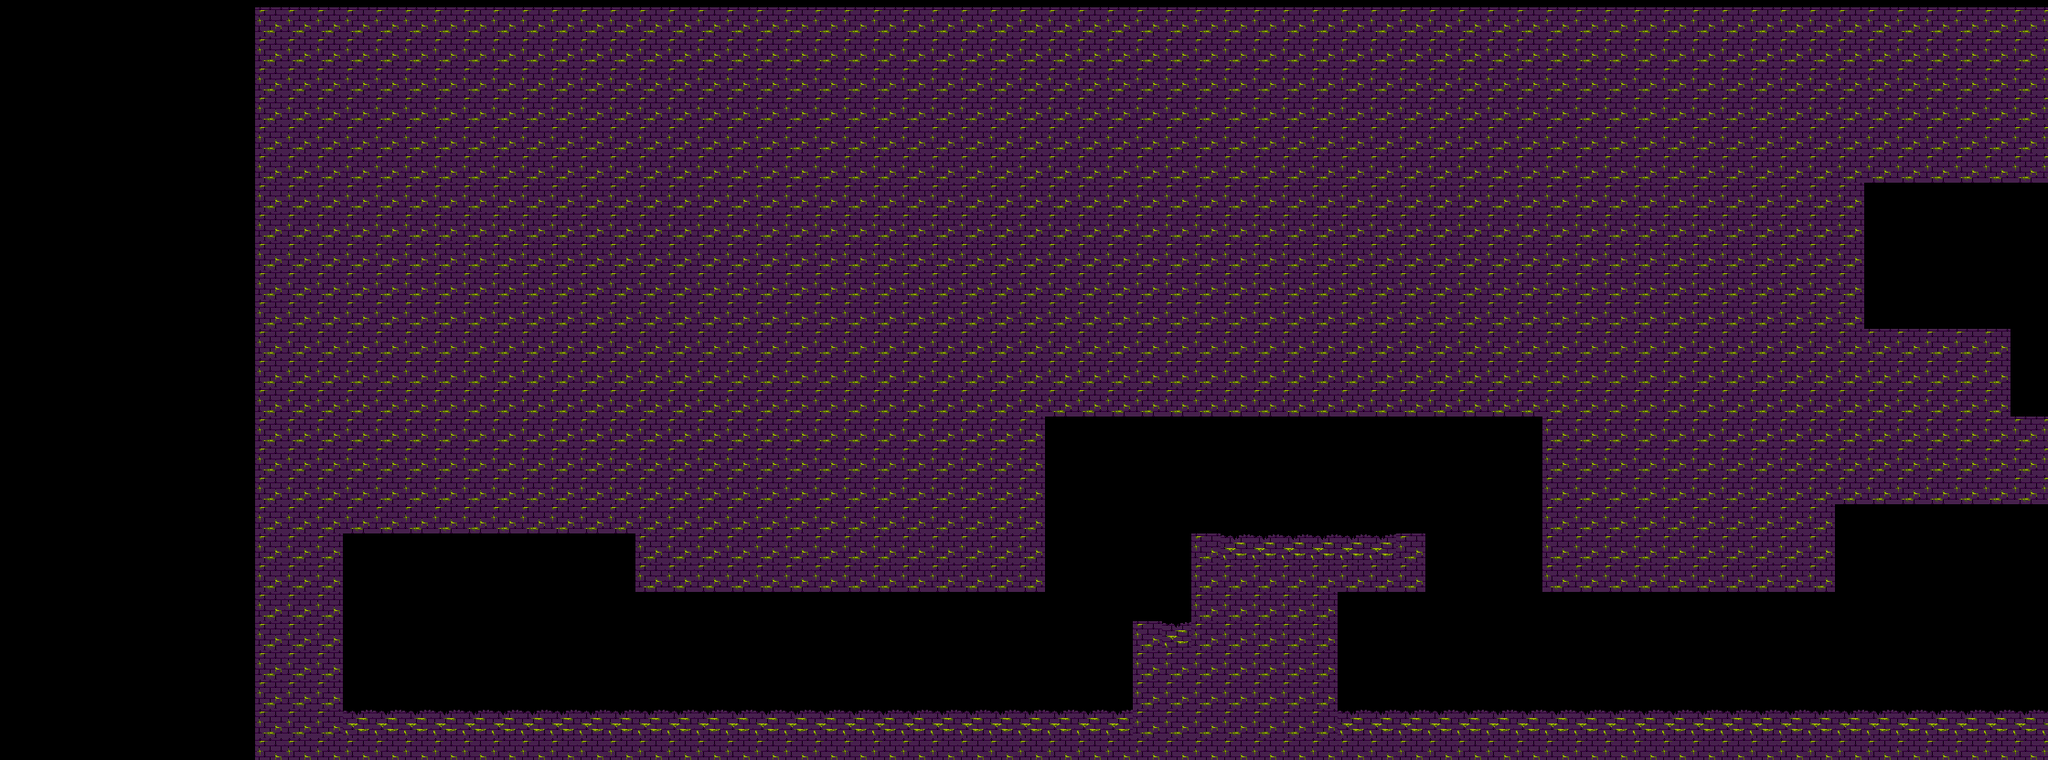

The image is a tile-based game level rendered from a .tmx file. Its description and complete source (layers, tilesets, objects, tile grids) follow:
An orthogonal 70x26 tile map with 32x32 px tiles, 1 tile layer (Capa de Patrones 1) and 15 objects.

<map version="1.0" orientation="orthogonal" renderorder="right-down" width="70" height="26" tilewidth="32" tileheight="32" nextobjectid="1">
 <tileset firstgid="1" name="Titles suelo2" tilewidth="32" tileheight="32" tilecount="24" columns="6">
  <image source="../Tilesets/Titles suelo2.png" trans="ff00ff" width="192" height="128" />
  <tile id="0">
   <objectgroup draworder="index">
    <object id="0" x="0" y="0" width="32" height="32" />
   </objectgroup>
  </tile>
  <tile id="1">
   <objectgroup draworder="index">
    <object id="0" x="0" y="0" width="32" height="32" />
   </objectgroup>
  </tile>
  <tile id="2">
   <objectgroup draworder="index">
    <object id="0" x="0" y="0" width="32" height="32" />
   </objectgroup>
  </tile>
  <tile id="3">
   <objectgroup draworder="index">
    <object id="0" x="0" y="0" width="32" height="32" />
   </objectgroup>
  </tile>
  <tile id="4">
   <objectgroup draworder="index">
    <object id="0" x="0" y="0" width="32" height="32" />
   </objectgroup>
  </tile>
  <tile id="5">
   <objectgroup draworder="index">
    <object id="0" x="0" y="0" width="32" height="32" />
   </objectgroup>
  </tile>
  <tile id="6">
   <objectgroup draworder="index">
    <object id="0" x="0" y="0" width="32" height="32" />
   </objectgroup>
  </tile>
  <tile id="7">
   <objectgroup draworder="index">
    <object id="0" x="0" y="0" width="32" height="32" />
   </objectgroup>
  </tile>
  <tile id="8">
   <objectgroup draworder="index">
    <object id="0" x="0" y="0" width="32" height="32" />
   </objectgroup>
  </tile>
  <tile id="9">
   <objectgroup draworder="index">
    <object id="0" x="0" y="0" width="32" height="32" />
   </objectgroup>
  </tile>
  <tile id="11">
   <objectgroup draworder="index">
    <object id="0" x="0" y="0" width="32" height="32" />
   </objectgroup>
  </tile>
  <tile id="12">
   <objectgroup draworder="index">
    <object id="0" x="0" y="0" width="32" height="32" />
   </objectgroup>
  </tile>
  <tile id="13">
   <objectgroup draworder="index">
    <object id="0" x="0" y="0" width="32" height="32" />
   </objectgroup>
  </tile>
  <tile id="14">
   <objectgroup draworder="index">
    <object id="0" x="0" y="0" width="32" height="32" />
   </objectgroup>
  </tile>
  <tile id="16">
   <objectgroup draworder="index">
    <object id="0" x="0" y="0" width="32" height="32" />
   </objectgroup>
  </tile>
 </tileset>
 <layer name="Capa de Patrones 1" width="70" height="26" offsetx="279.5" offsety="8">
  <data encoding="csv">
8,8,8,8,8,8,8,8,8,8,8,8,8,8,8,8,8,8,8,8,8,8,8,8,8,8,8,8,8,8,8,8,8,8,8,8,8,8,8,8,8,8,8,8,8,8,8,8,8,8,8,8,8,8,8,8,8,8,8,8,8,8,8,8,8,8,8,8,8,8,
8,8,8,8,8,8,8,8,8,8,8,8,8,8,8,8,8,8,8,8,8,8,8,8,8,8,8,8,8,8,8,8,8,8,8,8,8,8,8,8,8,8,8,8,8,8,8,8,8,8,8,8,8,8,8,8,8,8,8,8,8,8,8,8,8,8,8,8,8,8,
8,8,8,8,8,8,8,8,8,8,8,8,8,8,8,8,8,8,8,8,8,8,8,8,8,8,8,8,8,8,8,8,8,8,8,8,8,8,8,8,8,8,8,8,8,8,8,8,8,8,8,8,8,8,8,8,8,8,8,8,8,8,8,8,8,8,8,8,8,8,
8,8,8,8,8,8,8,8,8,8,8,8,8,8,8,8,8,8,8,8,8,8,8,8,8,8,8,8,8,8,8,8,8,8,8,8,8,8,8,8,8,8,8,8,8,8,8,8,8,8,8,8,8,8,8,8,8,8,8,8,8,8,8,8,8,8,8,8,8,8,
8,8,8,8,8,8,8,8,8,8,8,8,8,8,8,8,8,8,8,8,8,8,8,8,8,8,8,8,8,8,8,8,8,8,8,8,8,8,8,8,8,8,8,8,8,8,8,8,8,8,8,8,8,8,8,8,8,8,8,8,8,8,8,8,8,8,8,8,8,8,
8,8,8,8,8,8,8,8,8,8,8,8,8,8,8,8,8,8,8,8,8,8,8,8,8,8,8,8,8,8,8,8,8,8,8,8,8,8,8,8,8,8,8,8,8,8,8,8,8,8,8,8,8,8,8,8,8,8,8,8,8,8,8,8,8,8,8,8,8,8,
8,8,8,8,8,8,8,8,8,8,8,8,8,8,8,8,8,8,8,8,8,8,8,8,8,8,8,8,8,8,8,8,8,8,8,8,8,8,8,8,8,8,8,8,8,8,8,8,8,8,8,8,8,8,8,16,16,16,16,16,16,16,16,16,16,16,16,16,8,8,
8,8,8,8,8,8,8,8,8,8,8,8,8,8,8,8,8,8,8,8,8,8,8,8,8,8,8,8,8,8,8,8,8,8,8,8,8,8,8,8,8,8,8,8,8,8,8,8,8,8,8,8,8,8,8,16,16,16,16,16,16,16,16,16,16,16,16,16,8,8,
8,8,8,8,8,8,8,8,8,8,8,8,8,8,8,8,8,8,8,8,8,8,8,8,8,8,8,8,8,8,8,8,8,8,8,8,8,8,8,8,8,8,8,8,8,8,8,8,8,8,8,8,8,8,8,16,16,16,16,16,16,16,16,16,16,16,16,16,8,8,
8,8,8,8,8,8,8,8,8,8,8,8,8,8,8,8,8,8,8,8,8,8,8,8,8,8,8,8,8,8,8,8,8,8,8,8,8,8,8,8,8,8,8,8,8,8,8,8,8,8,8,8,8,8,8,16,16,16,16,16,16,16,16,16,16,16,16,16,8,8,
8,8,8,8,8,8,8,8,8,8,8,8,8,8,8,8,8,8,8,8,8,8,8,8,8,8,8,8,8,8,8,8,8,8,8,8,8,8,8,8,8,8,8,8,8,8,8,8,8,8,8,8,8,8,8,16,16,16,16,16,16,16,16,16,16,16,16,16,8,8,
8,8,8,8,8,8,8,8,8,8,8,8,8,8,8,8,8,8,8,8,8,8,8,8,8,8,8,8,8,8,8,8,8,8,8,8,8,8,8,8,8,8,8,8,8,8,8,8,8,8,8,8,8,8,8,8,8,8,8,8,16,16,16,16,16,16,16,16,8,8,
8,8,8,8,8,8,8,8,8,8,8,8,8,8,8,8,8,8,8,8,8,8,8,8,8,8,8,8,8,8,8,8,8,8,8,8,8,8,8,8,8,8,8,8,8,8,8,8,8,8,8,8,8,8,8,8,8,8,8,8,16,16,16,16,16,16,16,16,8,8,
8,8,8,8,8,8,8,8,8,8,8,8,8,8,8,8,8,8,8,8,8,8,8,8,8,8,8,8,8,8,8,8,8,8,8,8,8,8,8,8,8,8,8,8,8,8,8,8,8,8,8,8,8,8,8,8,8,8,8,8,16,16,16,16,16,16,16,16,8,8,
8,8,8,8,8,8,8,8,8,8,8,8,8,8,8,8,8,8,8,8,8,8,8,8,8,8,8,16,16,16,16,16,16,16,16,16,16,16,16,16,16,16,16,16,8,8,8,8,8,8,8,8,8,8,8,8,8,8,8,8,8,8,8,16,16,16,16,16,8,8,
8,8,8,8,8,8,8,8,8,8,8,8,8,8,8,8,8,8,8,8,8,8,8,8,8,8,8,16,16,16,16,16,16,16,16,16,16,16,16,16,16,16,16,16,8,8,8,8,8,8,8,8,8,8,8,8,8,8,8,8,8,8,8,16,16,16,16,16,8,8,
8,8,8,8,8,8,8,8,8,8,8,8,8,8,8,8,8,8,8,8,8,8,8,8,8,8,8,16,16,16,16,16,16,16,16,16,16,16,16,16,16,16,16,16,8,8,8,8,8,8,8,8,8,8,8,8,8,8,8,8,8,8,8,16,16,16,16,16,8,8,
8,8,8,8,8,8,8,8,8,8,8,8,8,8,8,8,8,8,8,8,8,8,8,8,8,8,8,16,16,16,16,16,16,16,16,16,16,16,16,16,16,16,16,16,8,8,8,8,8,8,8,8,8,8,16,16,16,16,16,16,16,16,16,16,16,16,8,8,8,8,
8,8,8,16,16,16,16,16,16,16,16,16,16,8,8,8,8,8,8,8,8,8,8,8,8,8,8,16,16,16,16,16,8,2,2,2,2,2,2,8,16,16,16,16,8,8,8,8,8,8,8,8,8,8,16,16,16,16,16,16,16,16,16,16,16,16,8,8,8,8,
8,8,8,16,16,16,16,16,16,16,16,16,16,8,8,8,8,8,8,8,8,8,8,8,8,8,8,16,16,16,16,16,8,8,8,8,8,8,8,8,16,16,16,16,8,8,8,8,8,8,8,8,8,8,16,16,16,16,16,16,16,16,16,16,16,16,8,8,8,8,
8,8,8,16,16,16,16,16,16,16,16,16,16,16,16,16,16,16,16,16,16,16,16,16,16,16,16,16,16,16,16,16,8,8,8,8,8,16,16,16,16,16,16,16,16,16,16,16,16,16,16,16,16,16,16,16,16,16,16,16,16,16,16,8,2,2,8,8,8,8,
8,8,8,16,16,16,16,16,16,16,16,16,16,16,16,16,16,16,16,16,16,16,16,16,16,16,16,16,16,16,8,2,8,8,8,8,8,16,16,16,16,16,16,16,16,16,16,16,16,16,16,16,16,16,16,16,16,16,16,16,16,16,16,8,8,8,8,8,8,8,
8,8,8,16,16,16,16,16,16,16,16,16,16,16,16,16,16,16,16,16,16,16,16,16,16,16,16,16,16,16,8,8,8,8,8,8,8,16,16,16,16,16,16,16,16,16,16,16,16,16,16,16,16,16,16,16,16,16,16,16,16,16,16,8,8,8,8,8,8,8,
8,8,8,16,16,16,16,16,16,16,16,16,16,16,16,16,16,16,16,16,16,16,16,16,16,16,16,16,16,16,8,8,8,8,8,8,8,16,16,16,16,16,16,16,16,16,16,16,16,16,16,16,16,16,16,16,16,16,16,16,16,16,16,8,8,8,8,8,8,8,
8,8,8,2,2,2,2,2,2,2,2,2,2,2,2,2,2,2,2,2,2,2,2,2,2,2,2,2,2,2,8,8,8,8,8,8,8,2,2,2,2,2,2,2,2,2,2,2,2,2,2,2,2,2,2,2,2,2,2,2,2,2,2,8,8,8,8,8,8,8,
8,8,8,8,8,8,8,8,8,8,8,8,8,8,8,8,8,8,8,8,8,8,8,8,8,8,8,8,8,8,8,8,8,8,8,8,8,8,8,8,8,8,8,8,8,8,8,8,8,8,8,8,8,8,8,8,8,8,8,8,8,8,8,8,8,8,8,8,8,8
</data>
 </layer>
</map>
